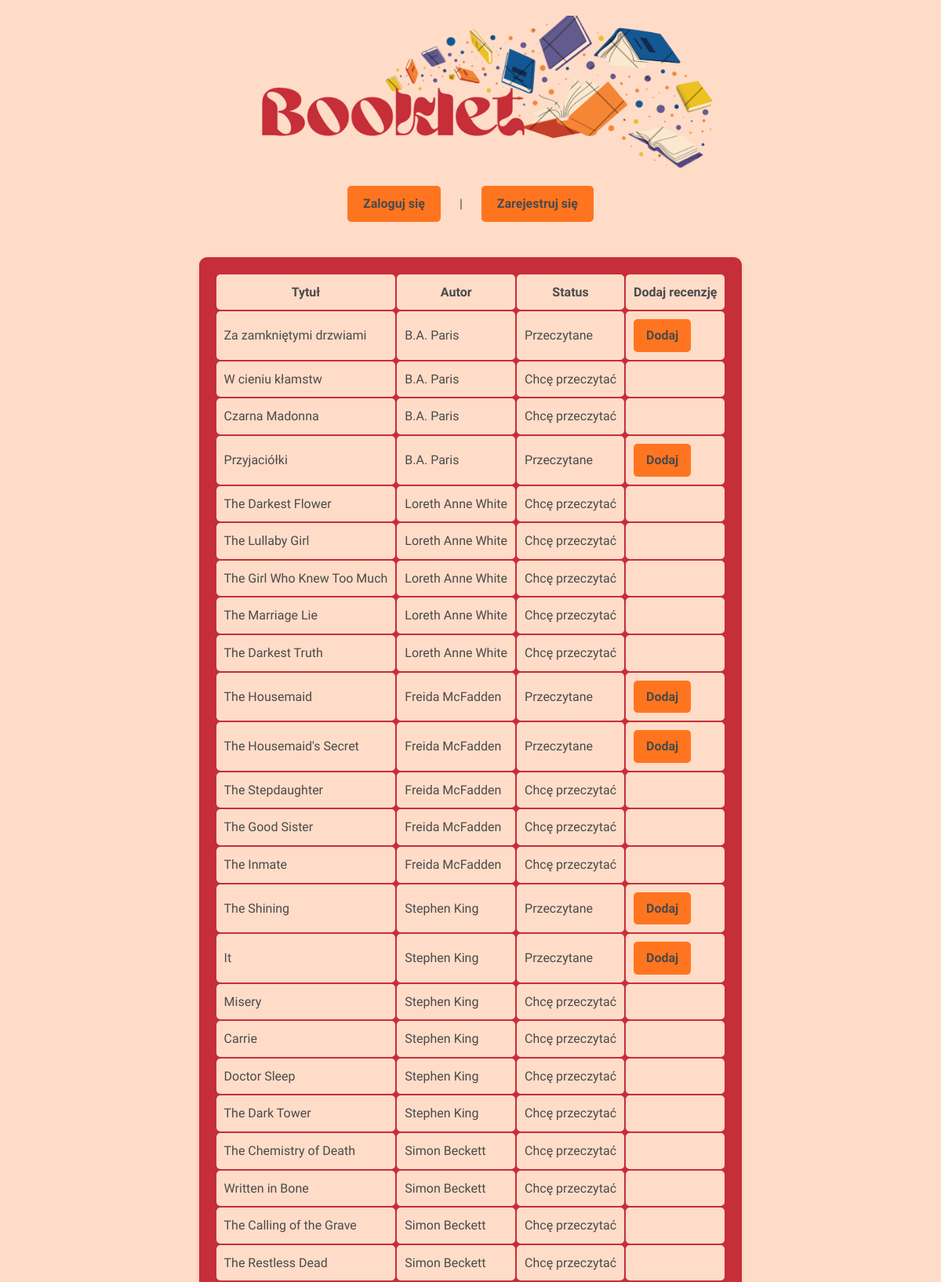
The page /books/ (upper part) on the database its author committed.
### booktracker/models.py (models this page shows, shortened)
class Book(models.Model):
    title = models.CharField(max_length=200)
    author = models.CharField(max_length=200)
    description = models.TextField()
    status = models.CharField(max_length=10, choices=BookStatus.choices, default=BookStatus.TO_READ)

### booktracker/views.py (the view)
# urls.py: path('books/', views.book_list, name='book_list'),# lista książek
def book_list(request):
    books = Book.objects.all()
    return render(request, 'books/book_list.html', {'books': books})

### booktracker/templates/books/book_list.html (shortened to what this page needs)
{% extends 'base.html' %}
{% block content %}
    <table>
        <thead>
            <tr>
                <th>Tytuł</th>
                <th>Autor</th>
                <th>Status</th>
                <th>Dodaj recenzję</th>
            </tr>
        </thead>
        <tbody>
            {% for book in books %}
            <tr>
                <td>{{ book.title }}</td>
                <td>{{ book.author }}</td>
                <td>{{ book.get_status_display }}</td>
                <td>
                    {% if book.get_status_display == 'Przeczytane' or book.get_status_display == 'Teraz czytam' %}
                        <a href="{% url 'add_review' book.id %}" class="btn btn-success">Dodaj</a>
                    {% endif %}
                </td>
            </tr>
            {% empty %}
            <tr>
                <td colspan="4">No books available.</td>
            </tr>
            {% endfor %}
        </tbody>
    </table>
{% endblock %}

### booktracker/templates/base.html (shortened to what this page needs)
{% load static %}
<!DOCTYPE html>
<html lang="en">
<head>
    <link rel="stylesheet" type="text/css" href="{% static 'css/style.css' %}">
</head>
<body>
    <header class="logo-container">
        <a href="{% url 'home' %}">
            <img src="{% static 'images/header_img.png' %}" alt="Booklet Logo" class="logo">
        </a>
    </header>
    <div class="nav-links">
        <nav>
            {% if user.is_authenticated %}
                <h1 class="welcome-text">Witaj, {{ user.username }}!</h1>
                <a href="{% url 'book_list' %}" class="btn btn-primary">Lista książek</a>
                <a href="{% url 'add_book' %}" class="btn btn-info">Dodaj książkę</a>
                <a href="{% url 'book_reviews' %}" class="btn btn-secondary">Recenzje</a>
                <a href="{% url 'logout' %}" class="btn btn-danger">Wyloguj się</a>
            {% else %}
                <a href="{% url 'login' %}" class="btn btn-primary">Zaloguj się</a> |
                <a href="{% url 'register' %}" class="btn btn-secondary">Zarejestruj się</a>
            {% endif %}
        </nav>
    </div>
    <main>
        {% block content %}
        {% endblock %}
    </main>
</body>
</html>

### booktracker/static/css/style.css (style rules this page uses)
* { margin: 0; padding: 0; box-sizing: border-box; }
body { font-family: 'Raleway', sans-serif; margin: 0; padding: 0; box-sizing: border-box; display: flex; flex-direction: column; align-items: center; justify-content: flex-start; min-height: 100vh; background-color: #ffdcc8 !important; color: #4a4a4a; line-height: 1.6; }
header { background-size: cover; background-position: center; color: #ffdcc8; text-align: center; padding: 135px 0; border-radius: 10px; margin-bottom: 0px; }
.nav-links { text-align: center; margin-top: 0px; }
nav a { display: inline-block; margin: 10px 20px; }
table { background-color: #c62e39; padding: 20px; border-radius: 10px; box-shadow: 0 2px 5px rgba(0, 0, 0, 0.1); width: 100%; max-width: 707px; max-height: 500px; margin: 20px auto; overflow-y: auto; }
th { background-color: #ffdcc8; padding: 10px; text-align: center; border-radius: 5px; }
td { padding: 10px; border-radius: 5px; background-color: #ffdcc8; text-align: left; }
a.btn { text-decoration: none; padding: 8px 16px; background-color: #ff751f; color: #4a4a4a; font-weight: bold; border-radius: 5px; display: inline-block; justify-content: center; }
.btn { padding: 10px 20px; font-size: 16px; background-color: #ff751f; color: #4a4a4a; border: none; border-radius: 5px; cursor: pointer; }
.logo-container { text-align: center; margin-top: 0; padding-top: 20px; height: auto; }
header { margin: 0; padding: 0; }
.logo { max-width: 100%; height: auto; display: block; margin: 0 auto; }
.nav-links { display: flex; justify-content: center; gap: 20px; padding: 15px 0; background-color: #ffdcc8; margin-top: -15px; }
.nav-links .btn { padding: 10px 20px; font-size: 16px; border-radius: 5px; text-align: center; display: inline-block; color: #c62e39; background-color: #ff751f; }
.nav-links .btn-primary { background-color: #ff751f; color: #4a4a4a; }
.nav-links .btn-secondary { background-color: #ff751f; color: #4a4a4a; }

### rows shown on the page
Book: title "Za zamkniętymi drzwiami", author "B.A. Paris", status "Przeczytane", shows "Dodaj"
Book: title "W cieniu kłamstw", author "B.A. Paris", status "Chcę przeczytać"
Book: title "Czarna Madonna", author "B.A. Paris", status "Chcę przeczytać"
Book: title "Przyjaciółki", author "B.A. Paris", status "Przeczytane", shows "Dodaj"
Book: title "The Darkest Flower", author "Loreth Anne White", status "Chcę przeczytać"
Book: title "The Lullaby Girl", author "Loreth Anne White", status "Chcę przeczytać"
Book: title "The Girl Who Knew Too Much", author "Loreth Anne White", status "Chcę przeczytać"
Book: title "The Marriage Lie", author "Loreth Anne White", status "Chcę przeczytać"
Book: title "The Darkest Truth", author "Loreth Anne White", status "Chcę przeczytać"
Book: title "The Housemaid", author "Freida McFadden", status "Przeczytane", shows "Dodaj"
Book: title "The Housemaid's Secret", author "Freida McFadden", status "Przeczytane", shows "Dodaj"
Book: title "The Stepdaughter", author "Freida McFadden", status "Chcę przeczytać"
Book: title "The Good Sister", author "Freida McFadden", status "Chcę przeczytać"
Book: title "The Inmate", author "Freida McFadden", status "Chcę przeczytać"
Book: title "The Shining", author "Stephen King", status "Przeczytane", shows "Dodaj"
Book: title "It", author "Stephen King", status "Przeczytane", shows "Dodaj"
Book: title "Misery", author "Stephen King", status "Chcę przeczytać"
Book: title "Carrie", author "Stephen King", status "Chcę przeczytać"
Book: title "Doctor Sleep", author "Stephen King", status "Chcę przeczytać"
Book: title "The Dark Tower", author "Stephen King", status "Chcę przeczytać"
Book: title "The Chemistry of Death", author "Simon Beckett", status "Chcę przeczytać"
Book: title "Written in Bone", author "Simon Beckett", status "Chcę przeczytać"
Book: title "The Calling of the Grave", author "Simon Beckett", status "Chcę przeczytać"
Book: title "The Restless Dead", author "Simon Beckett", status "Chcę przeczytać"
